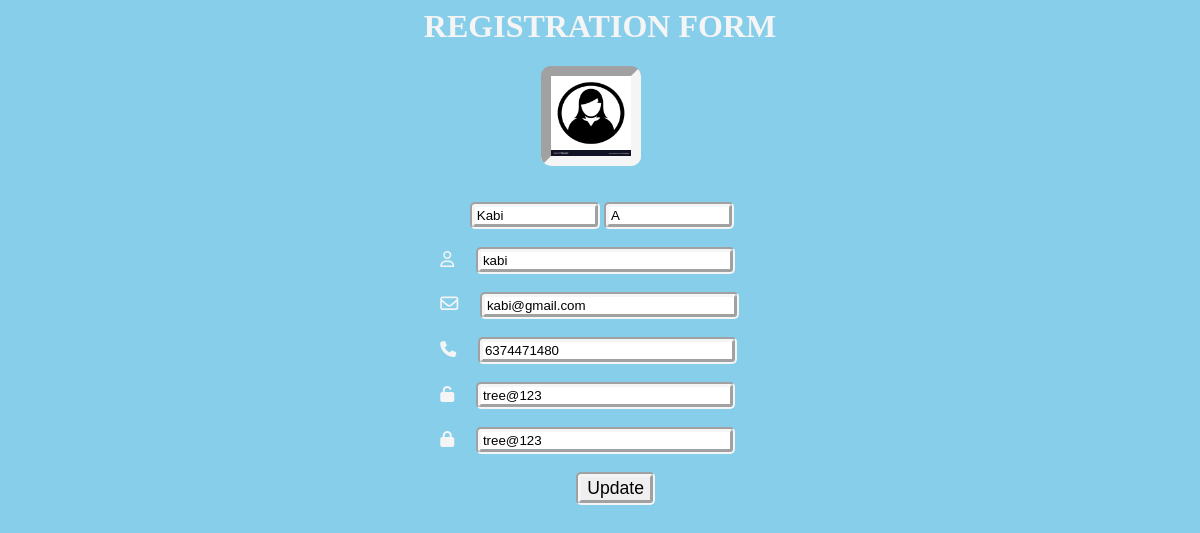
The app's page /updateData/6 with its own data.
### train/models.py (models this page shows)
class d(models.Model):
    FN=models.CharField(max_length=20,default="")
    LN=models.CharField(max_length=20,default="")
    user=models.CharField(max_length=15,default="")
    email=models.CharField(max_length=25,default="")
    contact=models.IntegerField(max_length=10,default="")
    password=models.CharField(max_length=15,default="")
    cpass=models.CharField(max_length=15,default="")

### train/views.py (the view, shortened to what this page needs)
# urls.py: path("updateData/<int:id>",views.updateData,name="updateData"),
def updateData(request,id):
    mydata=d.objects.get(id=id)
    return render(request,"update.html",{"data":mydata})

### train/templates/update.html (shortened to what this page needs)
<html>
    <head>
        {% load static %}
    </head>
    <body style="background-color: skyblue;">
        <form action="/updateData/{{data.id}}" method="POST" autocomplete="off">
            <h1 style="color:whitesmoke;text-align:center;">REGISTRATION FORM</h1>
        <img src="{% static 'contact.jpg' %}" width="80" height="80" id="h"><br><br><br>
        <input type="text" placeholder="First Name" value="{{data.FN}}"name="FN"  style="margin-left: 39%; width:11%;" id="h1">
        <input type="text" placeholder="Last Name" value="{{data.LN}}"name="LN"  id="h1"style="width:11%" ><br><br>
        <i class="fa fa-user-o" id="h2"></i>
        <input type="text" placeholder="User Name" value="{{data.user}}" name="user" style="margin-left: 1.5%; width: 21.9%;" id="h1"><br><br>
        <i class="fa fa-envelope-o " style="font-size: 18px;" id="h2"></i>
        <input type="text" placeholder="Email" value="{{data.email}}"name="email"  style="margin-left: 1.5%; width:21.9%" id="h1" ><br><br>
        <i class="fa-solid fa-phone" id="h2"></i>
        <input type="text" placeholder="Tel.Number" value="{{data.contact}}"name="contact" style="margin-left: 1.5%; width:21.9%" id="h1" ><br><br>
        <i class="fa-solid fa-unlock" id="h2"></i>
        <input type="text" placeholder="Password" value="{{data.password}}"name="password" style="margin-left: 1.5%; width:21.9%" id="h1" ><br><br>
        <i class="fa-solid fa-lock" id="h2"></i>
        <input type="text" placeholder="cpass"value="{{data.cpass}}"name="cpass" style="margin-left: 1.5%; width:21.9%" id="h1" ><br><br>
        <input type="submit" value="Update" style="margin-left: 48%;font-size: 110%; " id="h1">
        </form>
    </body>
</html>

### train/templates/update.html (style rules this page uses)
#h { margin-left: 45%; border:whitesmoke; border-width: 10px; border-radius: 10px; border-style:inset; }
#h1 { border:whitesmoke; border-width: 5px; border-radius: 5px; border-style:groove; }
::placeholder { color:black; }
#h2 { margin-left: 36.5%; color: whitesmoke; }

### records on screen
d: FN "Kabi", LN "A", user "kabi", email "kabi@gmail.com", contact "6374471480", password "tree@123"
